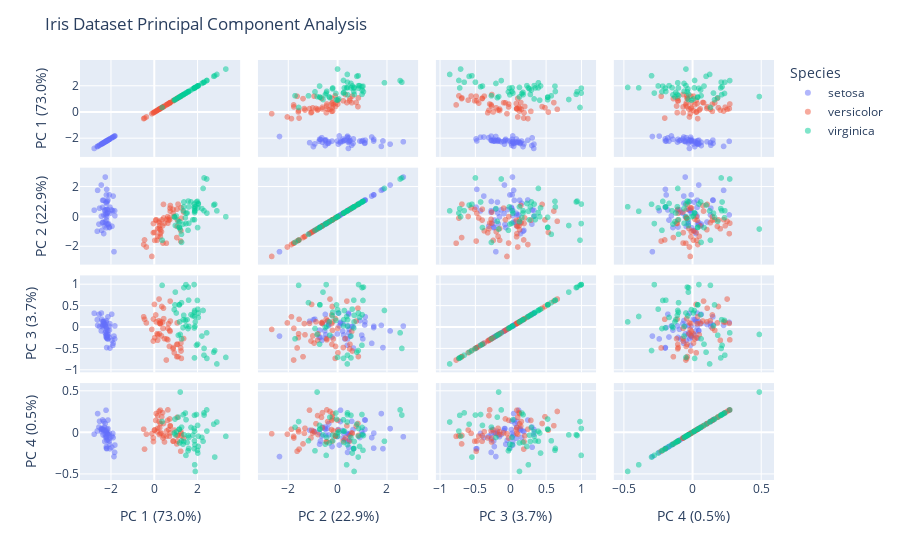

Notebook source saved alongside this figure:
### Code cell
#create Scatter matrix of PCA plots
fig = px.scatter_matrix(
    iris_pca,
    dimensions = pca_features,
    labels = {pca_features[i]: f"PC {i+1} ({var:.1f}%)"
    for i, var in enumerate(pca.explained_variance_ratio_ * 100)},
    color = 'Species',
    opacity = 0.5
)
fig.update_layout(
    title = "Iris Dataset Principal Component Analysis",
    height= 600
)
fig.show()
